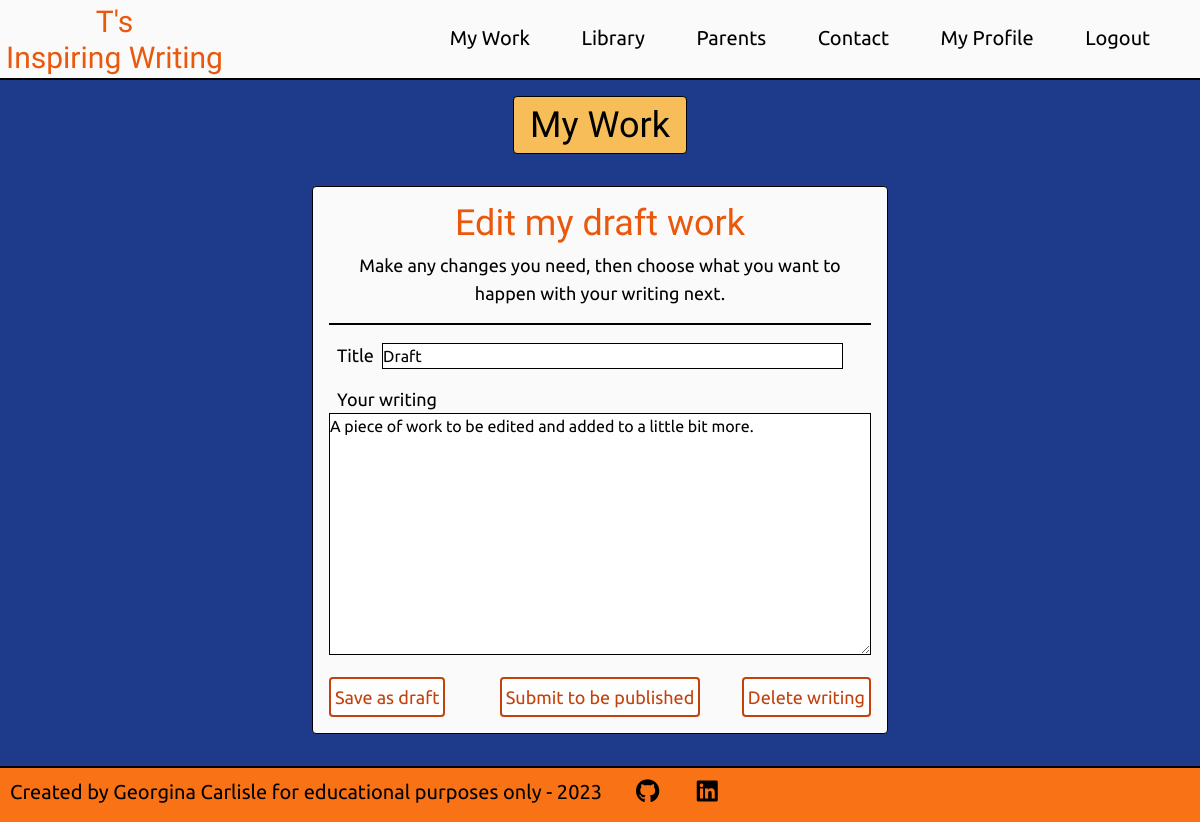
The app's page /writing/edit/2 (signed in) with its own data.
### users/models.py (models this page shows, shortened)
class User(AbstractBaseUser, PermissionsMixin):
    __name__ = 'CustomUser'
    validUsername = RegexValidator(
        r'^[a-zA-Z ]+$', 'Only letters and spaces are allowed in your Pen name')
    validFirstName = RegexValidator(
        r'^[a-zA-Z ]+$',
        'Only letters and spaces are allowed in your First name')
    validSecondName = RegexValidator(
        r'^[a-zA-Z ]+$',
        'Only letters and spaces are allowed in your Second name')
    username = models.CharField(
        max_length=20, unique=True, validators=[validUsername])
    age = models.IntegerField(
        validators=[MinValueValidator(8), MaxValueValidator(12),],)
    first_name = models.CharField(max_length=12, validators=[validFirstName])
    last_name = models.CharField(max_length=20, validators=[validSecondName])
    email = models.EmailField(max_length=320)
    consent = models.BooleanField(default=False)
    join_date = models.DateTimeField(default=timezone.now)
    is_staff = models.BooleanField(default=False)
    is_admin = models.BooleanField(default=False)
    is_active = models.BooleanField(default=True)
    is_superuser = models.BooleanField(default=False)
    objects = CustomAccountManager()
    USERNAME_FIELD = 'username'
    REQUIRED_FIELDS = ['email', 'first_name', 'last_name']

### writing/models.py (models this page shows, shortened)
class Writing(models.Model):
    title = models.CharField(max_length=50, unique=True)
    slug = models.SlugField(max_length=100, unique=True)
    author = models.ForeignKey(User, on_delete=models.CASCADE, related_name="writing")
    body = models.TextField()
    updated_on = models.DateTimeField(auto_now=True)
    pending_approval = models.BooleanField(default=False)
    date_submitted = models.DateTimeField(null=True, blank=True)
    approved = models.BooleanField(default=False)
    date_approved = models.DateTimeField(null=True, blank=True)
    failed_approval = models.BooleanField(default=False)
    date_failed = models.DateTimeField(null=True, blank=True)
    reason_failed = models.TextField(null=True, blank=True)
    featured = models.BooleanField(default=False)
    class Meta:
        ordering = ['-date_approved']

### writing/views.py (the view)
# urls.py: path('edit/<int:writing_id>', views.edit_writing_view, name='edit')
@login_required
def edit_writing_view(request, writing_id):
    writing = get_object_or_404(Writing, pk=writing_id)
    context = {}
    if request.user != writing.author:
        messages.error(request, 'You have been returned to your account home page, \
                       as you were trying to access a page you are not authorised to view.')
        return redirect('account_home')
    if request.POST:
        form = CreateWritingForm(request.POST)
    else:
        form = CreateWritingForm(instance=writing)
        context['create_writing_form'] = form
        context['writing'] = writing
    return render(request, 'edit_writing.html', context)

### writing/forms.py (shortened to what this page needs)
class CreateWritingForm(forms.ModelForm):
    title = forms.CharField(
        max_length=50,
        widget=forms.TextInput(attrs={
            'style': 'width: 85%;',
            'placeholder': 'Draw others in. What is your writing about?'}))
    body = forms.CharField(
        widget=forms.Textarea(attrs={
            'style': 'width: 100%;',
            'placeholder': 'A poem, a joke, a story, an article? It is up to you!'})
        )
    class Meta:
        model = Writing
        fields = ("title", "body")
    def __init__(self, *args, **kwargs):
        super().__init__(*args, **kwargs)
        self.fields['title'].widget.attrs.update(
            {'class': 'border border-black'})
        self.fields['body'].widget.attrs.update(
            {'class': 'border border-black'})

### writing/templates/edit_writing.html (shortened to what this page needs)
{% extends 'base.html' %}
{% load static %}
{% block content %}
<div class="bg-blue-900 h-full pb-4 pt-16 lg:pt-20">
    {% include 'my_work_title.html' %}
    <div class="flex justify-center mt-4">
        <div class="border border-black rounded bg-zinc-50 p-4 relative w-4/5 md:w-2/3 lg:max-w-xl mb-4">
            <div class="text-center mb-4 border-b-2 border-black">
                <h2 class="text-3xl md:text-4xl mb-2 font-title text-orange-600">
                    {% if writing.approved %}
                    Edit my published work
                    {% elif writing.pending_approval %}
                    Edit my work awaiting approval
                    {% elif writing.failed_approval %}
                    Edit my work not meeting requirements
                    {% else %}
                    Edit my draft work
                    {% endif %}
                </h2>
                {% if messages %}
                <ul class="mb-4">
                    {% for message in messages %}
                    <li{% if message.tags %} class="text-blue-700"{% endif %}>
                        {{ message }}
                    </li>
                    {% endfor %}
                </ul>
                {% else %}
                {% if not confirmation_needed %}
                <p class="mb-4 md:text-lg">
                    Make any changes you need, then choose what you want to happen with your writing next.
                </p>
                {% endif %}
                {% endif %}
            </div>
            {% if confirmation_needed %}
            <form action="{% url 'create' %}?confirm=True" method="post">
            {% else %}
            <form action="{% url 'create' %}" method="post">
            {% endif %}
                <div class="mb-4">
                    <label for="{{ create_writing_form.title.id_for_label }}" class="mr-0.5 sm:mr-2 md:text-lg md:mr-1 md:ml-2">
                        Title
                    </label>
                    {{ create_writing_form.title }}
                </div>
                <div class="mb-4">
                    <label for="{{ create_writing_form.body.id_for_label }}" class="md:text-lg md:ml-2">
                        Your writing
                    </label>
                    {{ create_writing_form.body }}
                </div>
                <div class="flex justify-center mb-12 sm:mb-0">
                    <input
                    type="submit"
                    value="Submit to be published"
                    id="publish"
                    name="publish"
                    class="p-1 rounded border-orange-700 border-2 border-solid bg-white hover:bg-orange-700 text-orange-700 hover:text-white sm:text-lg hover:cursor-pointer"
                    />
                </div>
                <input
                type="submit"
                value="Save as draft"
                id="draft"
                name="draft"
                class="absolute left-4 bottom-4 p-1 rounded border-orange-700 border-2 border-solid bg-white hover:bg-orange-700 text-orange-700 hover:text-white sm:text-lg hover:cursor-pointer"
                />
                <input
                type="submit"
                value="Delete writing"
                id="delete"
                name="delete"
                class="absolute right-4 bottom-4 p-1 rounded border-orange-700 border-2 border-solid bg-white hover:bg-orange-700 text-orange-700 hover:text-white sm:text-lg hover:cursor-pointer"
                />
            </form>
        </div>
    </div>
</div>
{% endblock%}

### templates/account_header.html (shortened to what this page needs)
{% load static %}
<header>
  <div
    class="fixed top-0 z-10 grid grid-cols-4 md:grid-cols-6 xl:grid-cols-6 h-16 lg:h-20 w-full border-b-2 border-black bg-zinc-50"
  >
    <div class="flex justify-start col-span-3 sm:col-span-2">
      <div class="p-1.5 lg:py-1">
        <a
          class="inline-block text-center w-full font-title text-2xl lg:text-3xl leading-none text-orange-600 hover:text-black hover:cursor-pointer"
          href="{% url 'account_home' %}"
          aria-label="return to the home page"
        >
          {% if user.username %}
          <p>{{ user.username }}'s</p>
          <p>Inspiring Writing</p>
          {% endif %}
        </a>
      </div>
    </div>
    <nav class="col-span-1 md:col-span-4 p-5 lg:p-6 font-body">
      <ul class="hidden md:flex flex-row justify-around lg:text-xl">
        <li class="hover:font-bold hover:cursor-pointer">
          <a href="{% url 'my_work' user.id %}">My Work</a>
        </li>
        <li class="hover:font-bold hover:cursor-pointer">
          <a>Library</a>
        </li>
        <li class="hover:font-bold hover:cursor-pointer">
          <a>Parents</a>
        </li>
        <li class="hover:font-bold hover:cursor-pointer">
          <a>Contact</a>
        </li>
        <li class="hover:font-bold hover:cursor-pointer">
          <a>My Profile</a>
        </li>
        <li class="hover:font-bold hover:cursor-pointer">
          <a href="{% url 'logout' %}">Logout</a>
        </li>
      </ul>
    </nav>
  </div>
</header>

### records on screen
User: username "T"
Writing: title "Draft", body "A piece of work to be edited and added to a little bit more."
